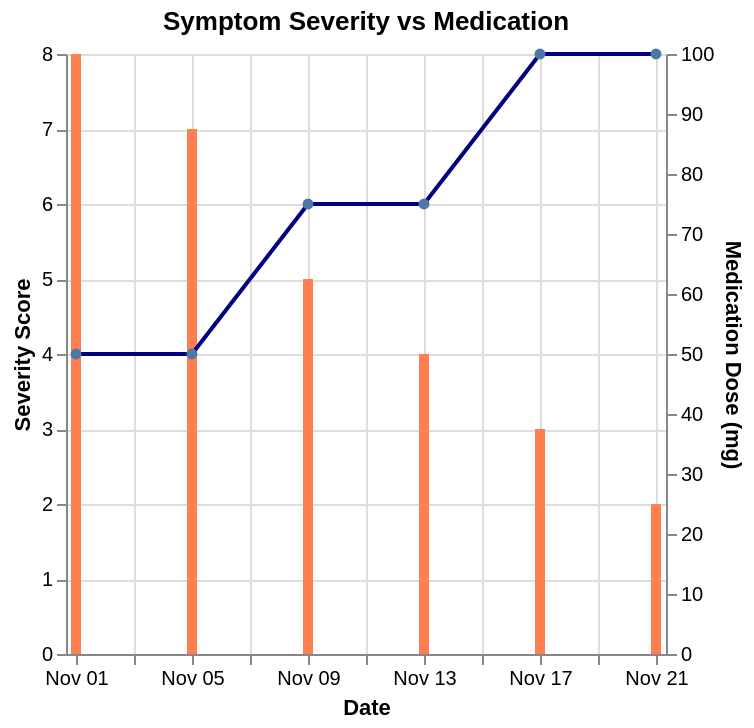

Describe this chart as a Vega-Lite specification.
### Vega-Lite specification from a JSON file in a GitHub repository (floating-point values rounded to 4 significant figures)
{"$schema": "https://vega.github.io/schema/vega-lite/v6.json", "description": "Symptom severity tracking", "layer": [{"mark": "bar", "encoding": {"x": {"field": "date", "type": "temporal", "axis": {"title": "Date", "format": "%b %d"}}, "y": {"field": "severity", "type": "quantitative", "axis": {"title": "Severity Score"}}, "color": {"value": "coral"}}}, {"mark": {"type": "line", "point": true, "color": "navy"}, "encoding": {"x": {"field": "date", "type": "temporal"}, "y": {"field": "medication", "type": "quantitative", "axis": {"title": "Medication Dose (mg)"}}}}], "data": {"values": [{"date": "2024-11-01", "severity": 8, "medication": 50}, {"date": "2024-11-05", "severity": 7, "medication": 50}, {"date": "2024-11-09", "severity": 5, "medication": 75}, {"date": "2024-11-13", "severity": 4, "medication": 75}, {"date": "2024-11-17", "severity": 3, "medication": 100}, {"date": "2024-11-21", "severity": 2, "medication": 100}]}, "resolve": {"scale": {"y": "independent"}}, "title": "Symptom Severity vs Medication"}
